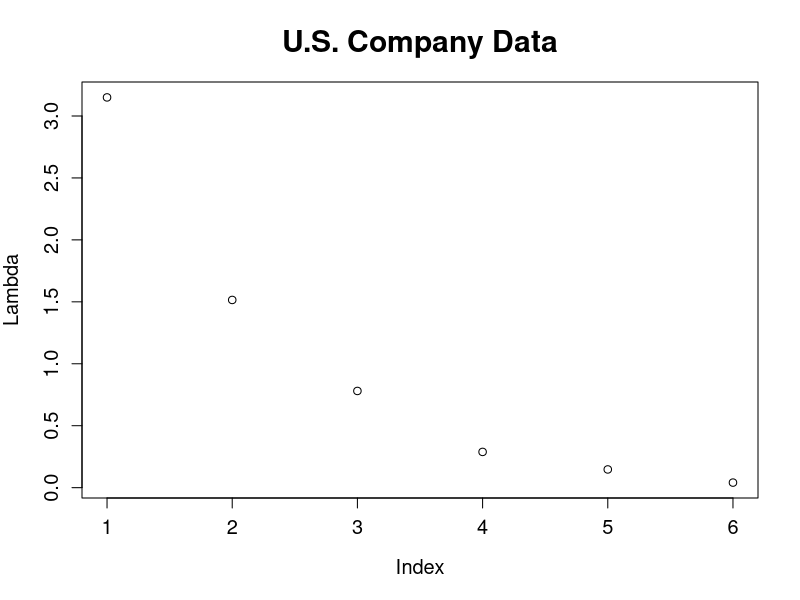
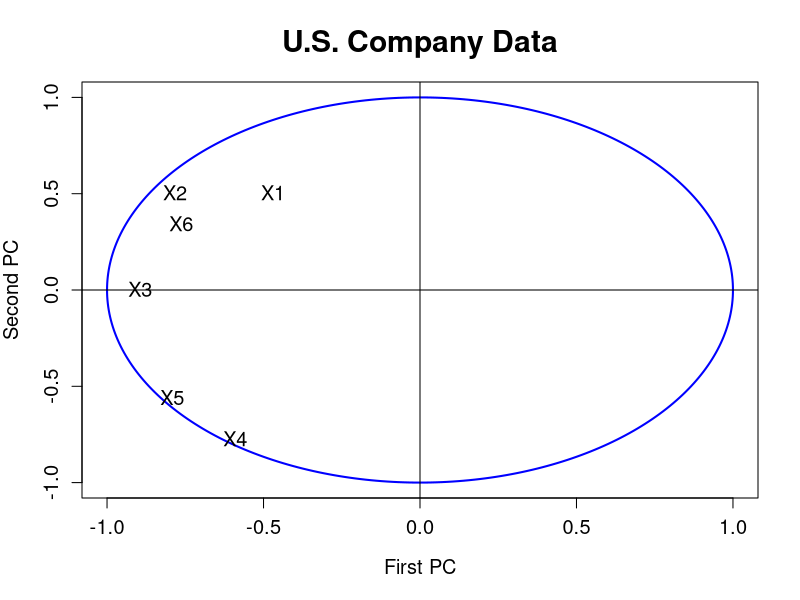

Write R code to recreate these figures, in order.

# clear all variables
rm(list = ls(all = TRUE))
graphics.off()

# load data
x  = read.table("uscomp2.dat")
x  = x[, 2:7]
x  = rbind(x[1:37, ], x[39, ], x[41:79, ])
n  = nrow(x)
x  = scale(x)                   # standardizes the data matrix
e  = eigen((n - 1) * cov(x)/n)  # calculates eigenvalues and eigenvectors and sorts them by size
e1 = e$values

# plot for the relative proportion of variance explained by PCs
plot(e1, xlab = "Index", ylab = "Lambda", main = "U.S. Company Data", cex.lab = 1.2, 
    cex.axis = 1.2, cex.main = 1.8)

m    = mean(x)
temp = as.matrix(x - matrix(m, n, ncol(x), byrow = T))
r    = temp %*% e$vectors
r    = cor(cbind(r, x))         # correlation between PCs and variables
r1   = r[7:12, 1:2]             # correlation of the two most important PCs and variables

# plot for the correlation of the original variables with the PCs
dev.new()
ucircle = cbind(cos((0:360)/180 * pi), sin((0:360)/180 * pi))
plot(ucircle, type = "l", lty = "solid", col = "blue", xlab = "First PC", ylab = "Second PC", 
    main = "U.S. Company Data", cex.lab = 1.2, cex.axis = 1.2, cex.main = 1.8, lwd = 2)
abline(h = 0, v = 0)
label = c("X1", "X2", "X3", "X4", "X5", "X6")
text(r1, label, cex = 1.2) 
